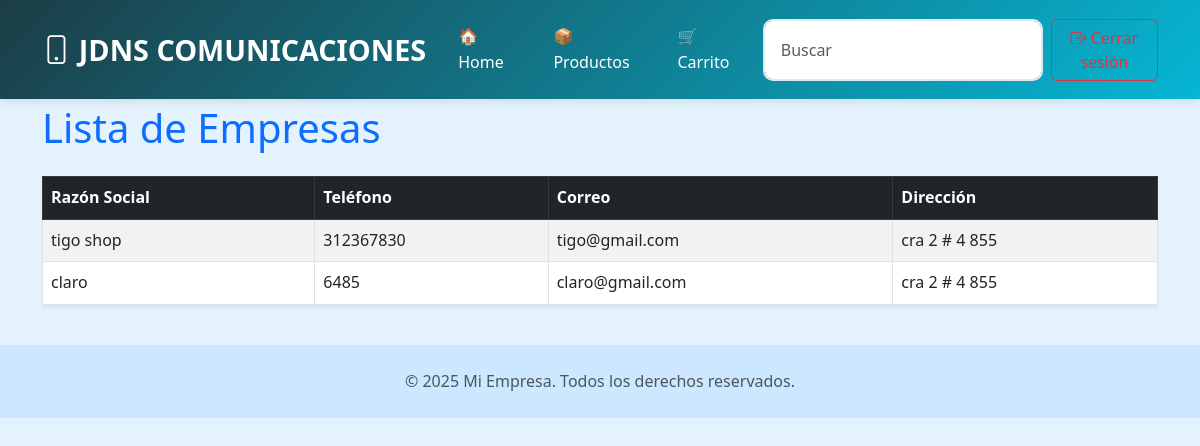
/empresas/ (signed in), run on an earlier commit of the app's database.
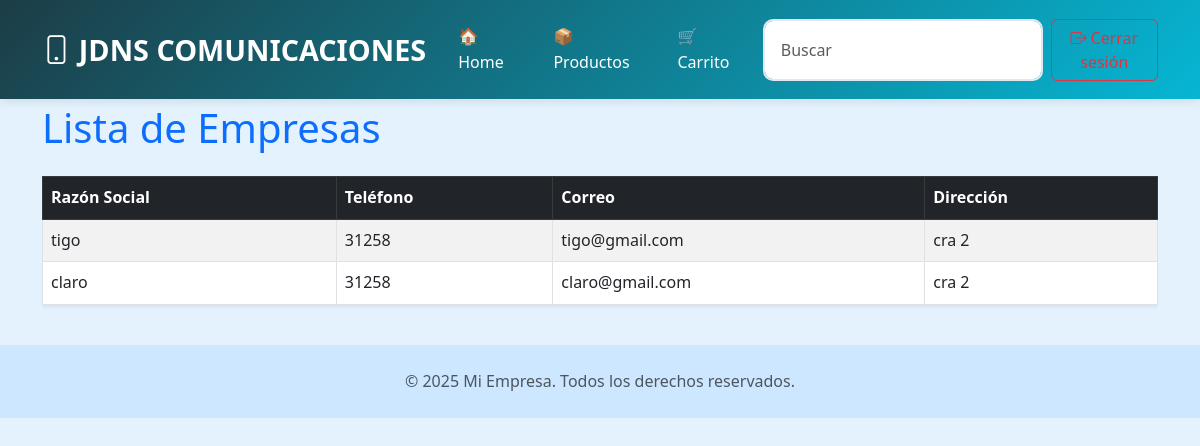
And on a later commit of the database.
### app/models/users.py (models this page shows)
class Empresa(db.Model, UserMixin):
    __tablename__ = 'empresa'
    idempresa = db.Column(db.Integer, primary_key=True)
    razon_social = db.Column(db.String(100))
    telefono = db.Column(db.String(45))
    correo = db.Column(db.String(100))
    direccion = db.Column(db.String(100))

### app/routes/empresa.py (the view)
@bp.route('/')
@login_required
def listar():
    empresas = Empresa.query.all()
    return render_template('empresas.html', empresas=empresas)

### app/models/users.py (called while the page is built)
    @property
    def is_authenticated(self):
        return True

### app/templates/empresas.html (shortened to what this page needs)
{% extends "plantilla.html" %}
{% block content %}
<div class="container py-4">
    <h1 class="mb-4 text-primary">Lista de Empresas</h1>
    {% if empresas %}
        <div class="table-responsive">
            <table class="table table-bordered table-striped align-middle shadow-sm">
                <thead class="table-dark">
                    <tr>
                        <th>Razón Social</th>
                        <th>Teléfono</th>
                        <th>Correo</th>
                        <th>Dirección</th>
                    </tr>
                </thead>
                <tbody>
                    {% for empresa in empresas %}
                        <tr>
                            <td>{{ empresa.razon_social }}</td>
                            <td>{{ empresa.telefono }}</td>
                            <td>{{ empresa.correo }}</td>
                            <td>{{ empresa.direccion }}</td>
                        </tr>
                    {% endfor %}
                </tbody>
            </table>
        </div>
    {% else %}
        <div class="alert alert-info">No hay empresas registradas.</div>
    {% endif %}
</div>
{% endblock %}

What changed in the data, as far as the page shows it:
changed Empresa "tigo@gmail.com": razon_social "tigo shop" → "tigo"; telefono "312367830" → "31258"; direccion "cra 2 # 4 855" → "cra 2"
changed Empresa "claro": telefono "6485" → "31258"; direccion "cra 2 # 4 855" → "cra 2"
